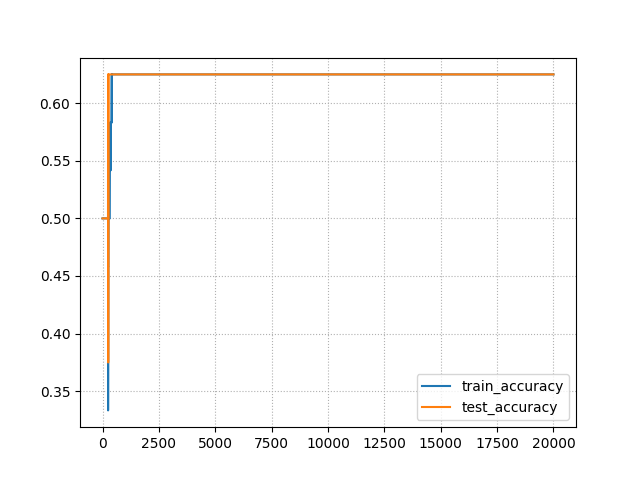

Write the Python code that produced this figure.
import matplotlib.pyplot as plt
import pandas as pd

df=pd.read_csv("learning_accuracy.csv")
epoch=df['epoch']
train_accuracy=df['train_accuracy']
test_accuracy=df['test_accuracy']
total_accuracy=df['total_accuracy']
fig = plt.figure()
plt.grid(linestyle='dotted')
plt.plot(epoch,train_accuracy)
plt.plot(epoch,test_accuracy)
#plt.plot(epoch,total_accuracy)
plt.legend(["train_accuracy", "test_accuracy","total_accuracy"], loc ="lower right") 
fig.savefig("graph")
max_acc=test_accuracy.max()
print("max test accuracy",max_acc)
print("max index",test_accuracy.argmax())

